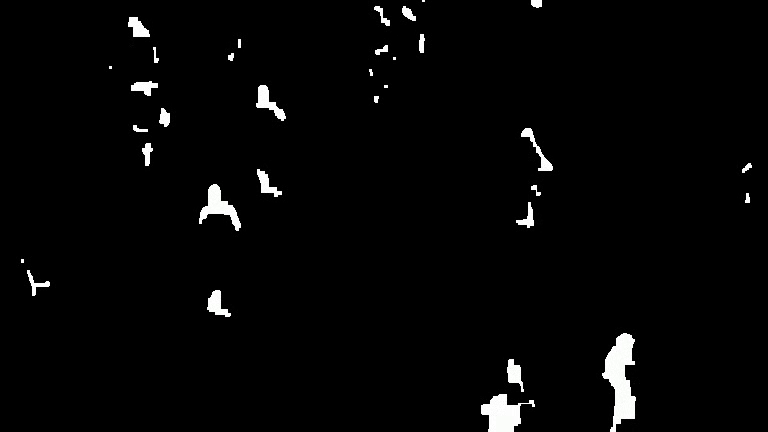
#> input picture frame 34 of result/output_masked.mp4, 768 x 432 px, given in place of video.mp4, which was not available
$ python robust_crowd_counter.py
#> lines starting #> are read from the running program, lines starting #| are printed output that depends on the picture; after the words box and inside, x2 and y2 are one past the last pixel; in counts of white or black regions, pixels touching at a corner belong together; pictures that were not available may be replaced by others from this repository, and a replacement may not be noted
# Nama file: robust_crowd_counter.py

import numpy as np
import cv2
import time
import argparse
import datetime
import sys
from random import randint
import os
import math

# ====================================================================
# KONTEN DARI Utility.py
# ====================================================================
class MyPerson:
    tracks = []
    def __init__(self, i, xi, yi, max_age):
        self.i = i
        self.x = xi
        self.y = yi
        self.tracks = []
        self.R = randint(0,255)
        self.G = randint(0,255)
        self.B = randint(0,255)
        self.done = False
        self.state = '0'
        self.age = 0
        self.max_age = max_age
        self.dir = None
    def getRGB(self):
        return (self.R,self.G,self.B)
    def getTracks(self):
        return self.tracks
    def getId(self):
        return self.i
    def getState(self):
        return self.state
    def getDir(self):
        return self.dir
    def getX(self):
        return self.x
    def getY(self):
        return self.y
    def updateCoords(self, xn, yn):
        self.age = 0
        self.tracks.append([self.x,self.y])
        self.x = xn
        self.y = yn
    def setDone(self):
        self.done = True
    def timedOut(self):
        return self.done
    def age_one(self):
        self.age += 1
        if self.age > self.max_age:
            self.done = True
        return True
class MultiPerson:
    def __init__(self, persons, xi, yi):
        self.persons = persons
        self.x = xi
        self.y = yi
        self.tracks = []
        self.R = randint(0,255)
        self.G = randint(0,255)
        self.B = randint(0,255)
        self.done = False
# ====================================================================

# argument parsing
ap = argparse.ArgumentParser()
ap.add_argument("-v", "--video", default="video.mp4", help="path to the video file")
ap.add_argument("-a", "--min-area", type=int, default=500, help="minimum area size")
ap.add_argument("-t", "--status", type=str, help="tracking status(True/False)")
args = vars(ap.parse_args())

print("Tracking Status=", args["status"])

if args.get("video", None) is None:
    cap = cv2.VideoCapture(0)
else:
    cap = cv2.VideoCapture(args["video"])

w_full = int(cap.get(cv2.CAP_PROP_FRAME_WIDTH))
h_full = int(cap.get(cv2.CAP_PROP_FRAME_HEIGHT))
fps = cap.get(cv2.CAP_PROP_FPS)

print('Full Video Height: ', h_full)
print('Full Video Width: ', w_full)
print('Frame per Seconds: ', fps)

y_start = int(h_full * 0.2)
y_end = int(h_full * 0.8)
x_start = int(w_full * 0.2)
x_end = int(w_full * 0.8)

w_roi = x_end - x_start
h_roi = y_end - y_start

output_folder = 'result'
if not os.path.exists(output_folder):
    os.makedirs(output_folder)

fourcc = cv2.VideoWriter_fourcc(*'mp4v')
out_original = cv2.VideoWriter(os.path.join(output_folder, 'output_original.mp4'), fourcc, fps, (w_full, h_full))
out_masked = cv2.VideoWriter(os.path.join(output_folder, 'output_masked.mp4'), fourcc, fps, (w_roi, h_roi))

total_people = 0
frameArea = h_roi * w_roi
areaTH = frameArea/500

line_main = int(h_roi/2)
line_main_color = (0, 255, 255)

pt1 = [0, line_main]
pt2 = [w_roi, line_main]
pts_L1 = np.array([pt1, pt2], np.int32)
pts_L1 = pts_L1.reshape((-1, 1, 2))

fgbg = cv2.createBackgroundSubtractorMOG2(detectShadows = True)

kernelOp = np.ones((3, 3), np.uint8)
kernelOp2 = np.ones((5, 5), np.uint8)
kernelCl = np.ones((11, 11), np.uint8)

font = cv2.FONT_HERSHEY_SIMPLEX
persons = []
max_p_age = 15
pid = 1

# ====================================================================
# BARU: MENDEFINISIKAN JARAK TOLERANSI UNTUK PELACAKAN
# ====================================================================
tracking_distance_threshold = 75
# ====================================================================

while cap.isOpened():
    ret, frame = cap.read()
#> frame is the input picture: shape (432, 768, 3); mean B, G, R 5.6, 5.6, 5.6
    if not ret:
        print('EOF')
        break

    frame_roi = frame[y_start:y_end, x_start:x_end]
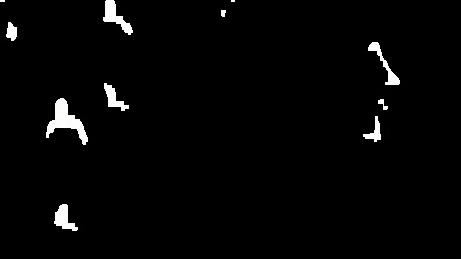
#> frame_roi: shape (259, 461, 3); mean B, G, R 5.3, 5.3, 5.3

    for i in persons:
        i.age_one()

    fgmask2 = fgbg.apply(frame_roi)
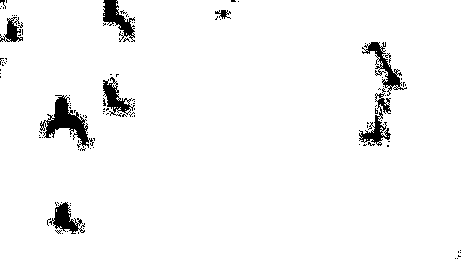
#> fgmask2: shape (259, 461); values 127 (black) and 255 (white), 96.3% white; 118 black regions (109 under 20 px), largest, box (x1, y1, x2, y2) and area: (40, 95, 94, 148) 1034, (362, 42, 407, 96) 599, (103, 0, 135, 42) 576

    try:
        ret, imBin2 = cv2.threshold(fgmask2, 200, 255, cv2.THRESH_BINARY)
        mask2 = cv2.morphologyEx(imBin2, cv2.MORPH_OPEN, kernelOp)
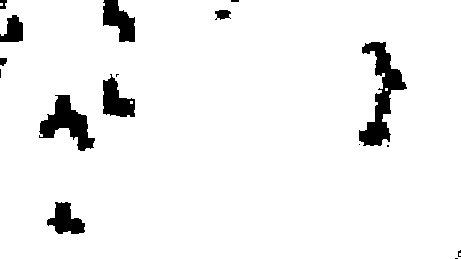
#> mask2: shape (259, 461); 94.7% white; 16 black regions (7 under 20 px), largest, box (x1, y1, x2, y2) and area: (359, 42, 407, 146) 1895, (39, 95, 95, 151) 1409, (103, 0, 135, 42) 830
        mask2 = cv2.morphologyEx(mask2, cv2.MORPH_CLOSE, kernelCl)
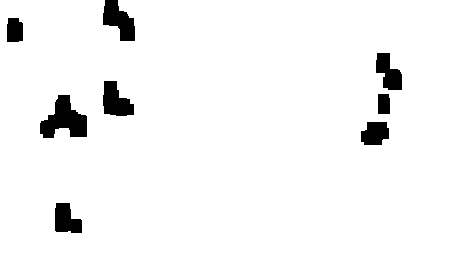
#> mask2: shape (259, 461); 95.8% white; 8 black regions
    except:
        print('EOF')
        break

    contours0, hierarchy = cv2.findContours(mask2, cv2.RETR_EXTERNAL, cv2.CHAIN_APPROX_SIMPLE)
#> contours0 = 1 contour; box (x1, y1, x2, y2) and area: (0, 0, 461, 259) 117834
    for cnt in contours0:
        area = cv2.contourArea(cnt)
        if area > areaTH:
            M = cv2.moments(cnt)
            cx = int(M['m10']/M['m00'])
            cy = int(M['m01']/M['m00'])
            x, y, w, h = cv2.boundingRect(cnt)
            new = True

            if len(persons) > 0:
                for i in persons:
                    # ====================================================================
                    # LOGIKA PELACAKAN BARU: MENGGUNAKAN JARAK
                    # ====================================================================
                    dist_to_person = math.sqrt((cx - i.getX())**2 + (cy - i.getY())**2)
                    if dist_to_person < tracking_distance_threshold:
                        new = False
                        i.updateCoords(cx, cy)

                        if len(i.getTracks()) >= 2:
                            prev_y = i.getTracks()[-2][1]
                            curr_y = i.getTracks()[-1][1]

                            if prev_y < line_main and curr_y >= line_main:
                                total_people += 1
                                print("ID:", i.getId(), 'masuk, total:', total_people)
                            elif prev_y > line_main and curr_y <= line_main:
                                total_people -= 1
                                total_people = max(0, total_people)
                                print("ID:", i.getId(), 'keluar, total:', total_people)

                        break

            if new == True:
                p = MyPerson(pid, cx, cy, max_p_age)
                persons.append(p)
                pid += 1
            cv2.circle(frame_roi, (cx, cy), 5, (0, 0, 255), -1)
            cv2.putText(frame_roi, f'ID: {p.getId()}', (x, y - 10), font, 0.5, (255, 255, 255), 1, cv2.LINE_AA)
            cv2.rectangle(frame_roi, (x, y), (x+w, y+h), (0, 255, 0), 2)
#> this loop made 1 pass
#> (area, cx, cy, x, y, w, h) on pass 1: (117833.5, 230, 129, 0, 0, 461, 259)
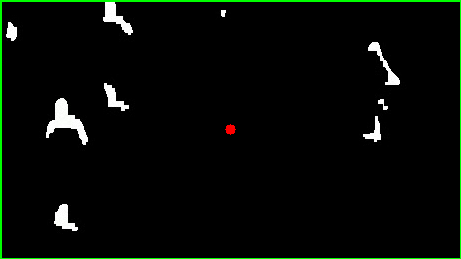
#> frame_roi: shape (259, 461, 3); 1.87% of pixels changed, all inside (x1, y1, x2, y2) = (0, 0, 461, 259)
#> after the loop, persons = 1 item; pid = 2; total_people = 0

    for i in persons:
        if args["status"] == 'True':
            if len(i.getTracks()) >= 2:
                pts = np.array(i.getTracks(), np.int32)
                pts = pts.reshape((-1, 1, 2))
                frame_roi = cv2.polylines(frame_roi, [pts], False, i.getRGB())
#> this loop made 1 pass

    str_total = 'Jumlah Total: ' + str(total_people)
#> str_total = 'Jumlah Total: 0'

    frame_roi = cv2.polylines(frame_roi, [pts_L1], False, line_main_color, thickness=2)

    cv2.putText(frame_roi, str_total, (20, 20), font, 0.5, (255, 255, 255), 1, cv2.LINE_AA)
    cv2.putText(frame_roi, datetime.datetime.now().strftime("%A %d %B %Y %I:%M:%S%p"),
                (10, frame_roi.shape[0] - 10), cv2.FONT_HERSHEY_SIMPLEX, 0.35, (0, 255, 255), 1)
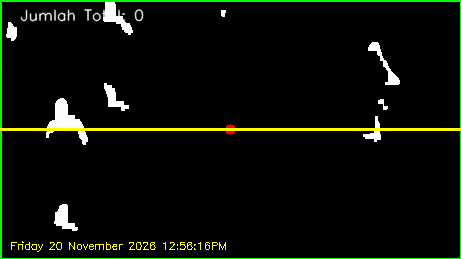
#> frame_roi: shape (259, 461, 3); mean B, G, R 5.7, 14.3, 9.8

    frame_with_roi = frame.copy()
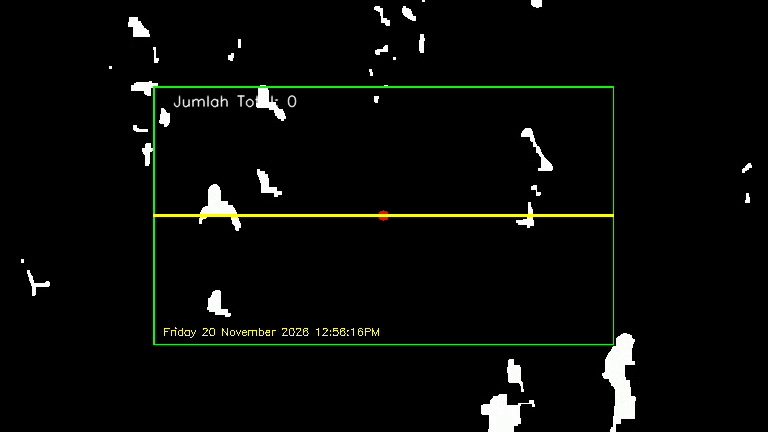
#> frame_with_roi: shape (432, 768, 3); mean B, G, R 5.7, 8.8, 7.2
    frame_with_roi[y_start:y_end, x_start:x_end] = frame_roi
    out_original.write(frame_with_roi)
    out_masked.write(cv2.cvtColor(mask2, cv2.COLOR_GRAY2BGR))

    cv2.imshow('Video Asli (di-Zoom)', frame_roi)
    cv2.imshow('Masked Video', mask2)

    k = cv2.waitKey(30) & 0xff
#> (key Esc is pressed here)
    if k == 27:
        break

cap.release()
cv2.destroyAllWindows()

out_original.release()
out_masked.release()

$ run again, starting later in the video
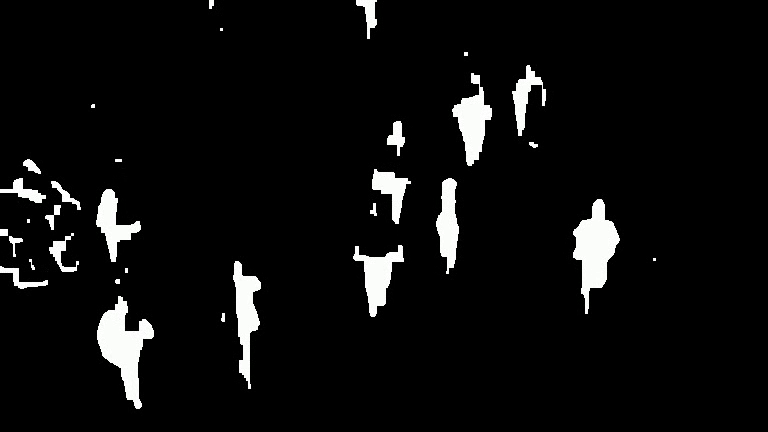
#> input picture frame 153 of result/output_masked.mp4, 768 x 432 px, given in place of video.mp4, which was not available
#> frame is the input picture: shape (432, 768, 3); mean B, G, R 13.5, 13.6, 13.5
#> fgmask2: shape (259, 461); values 127 (black) and 255 (white), 87.8% white; 206 black regions (192 under 20 px), largest, box (x1, y1, x2, y2) and area: (412, 112, 461, 232) 2987, (295, 0, 343, 86) 2017, (199, 154, 258, 234) 1958
#> contours0 = 1 contour; box (x1, y1, x2, y2) and area: (0, 0, 461, 259) 111324
#> the loop `for cnt in contours0:` made 1 pass
#> (area, cx, cy, x, y, w, h) on pass 1: (111324, 224, 127, 0, 0, 461, 259)
#> after the loop `for cnt in contours0:`:
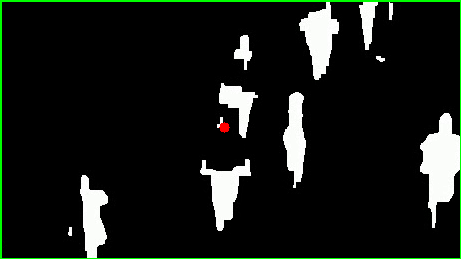
#> frame_roi: shape (259, 461, 3); mean B, G, R 21.9, 26.7, 22.1
#> after the loop `for cnt in contours0:`: persons = 1 item; pid = 2; total_people = 0
#> the loop `for i in persons:` made 1 pass
#> str_total = 'Jumlah Total: 0'
#> `frame_with_roi = frame.copy()`:
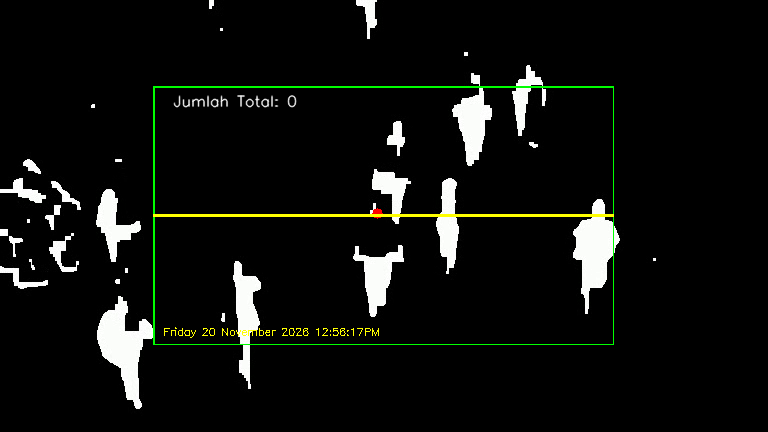
#> frame_with_roi: shape (432, 768, 3); mean B, G, R 13.5, 16.7, 15

$ run again, starting later in the video
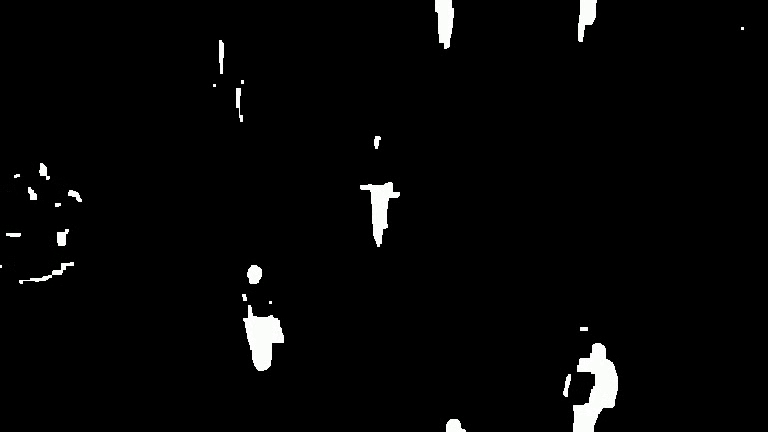
#> input picture frame 272 of result/output_masked.mp4, 768 x 432 px, given in place of video.mp4, which was not available
#> frame is the input picture: shape (432, 768, 3); mean B, G, R 5.8, 5.8, 5.8
#> fgmask2: shape (259, 461); values 127 (black) and 255 (white), 96.7% white; 85 black regions (76 under 20 px), largest, box (x1, y1, x2, y2) and area: (205, 90, 247, 162) 1340, (87, 215, 135, 259) 1274, (87, 172, 117, 206) 433
#> contours0 = 1 contour; box (x1, y1, x2, y2) and area: (0, 0, 461, 259) 116928
#> the loop `for cnt in contours0:` made 1 pass
#> (area, cx, cy, x, y, w, h) on pass 1: (116928.5, 231, 127, 0, 0, 461, 259)
#> after the loop `for cnt in contours0:`:
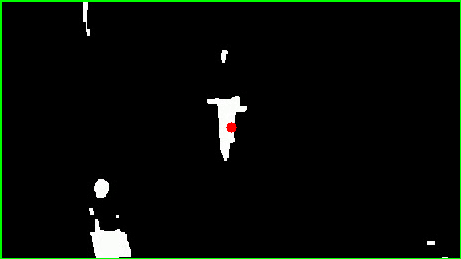
#> frame_roi: shape (259, 461, 3); mean B, G, R 5.2, 9.8, 5.4
#> after the loop `for cnt in contours0:`: persons = 1 item; pid = 2; total_people = 0
#> the loop `for i in persons:` made 1 pass
#> str_total = 'Jumlah Total: 0'
#> `frame_with_roi = frame.copy()`:
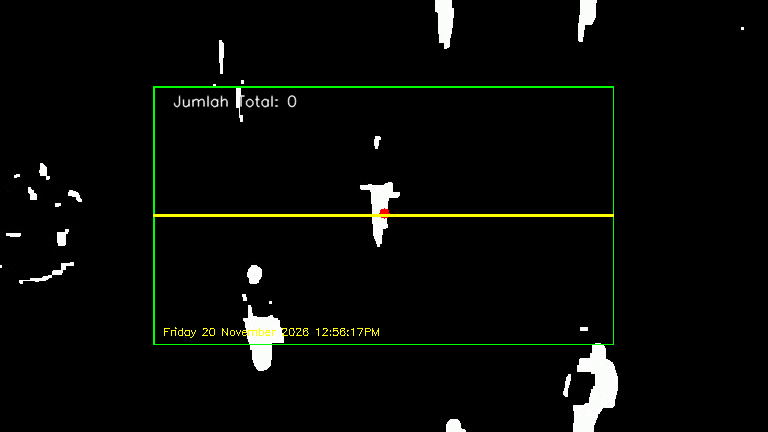
#> frame_with_roi: shape (432, 768, 3); mean B, G, R 5.8, 9, 7.3
